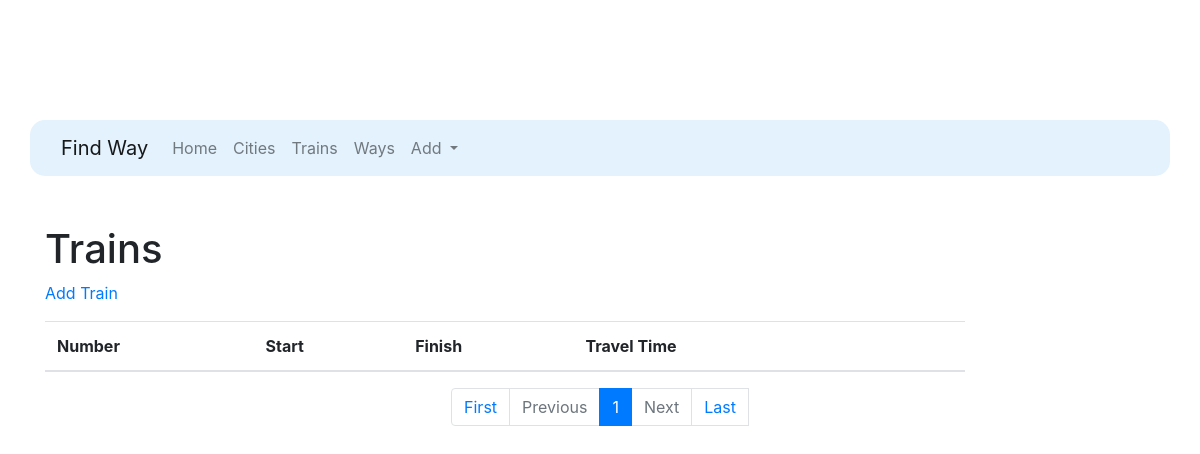
The page /trains/ on the database as committed earlier.
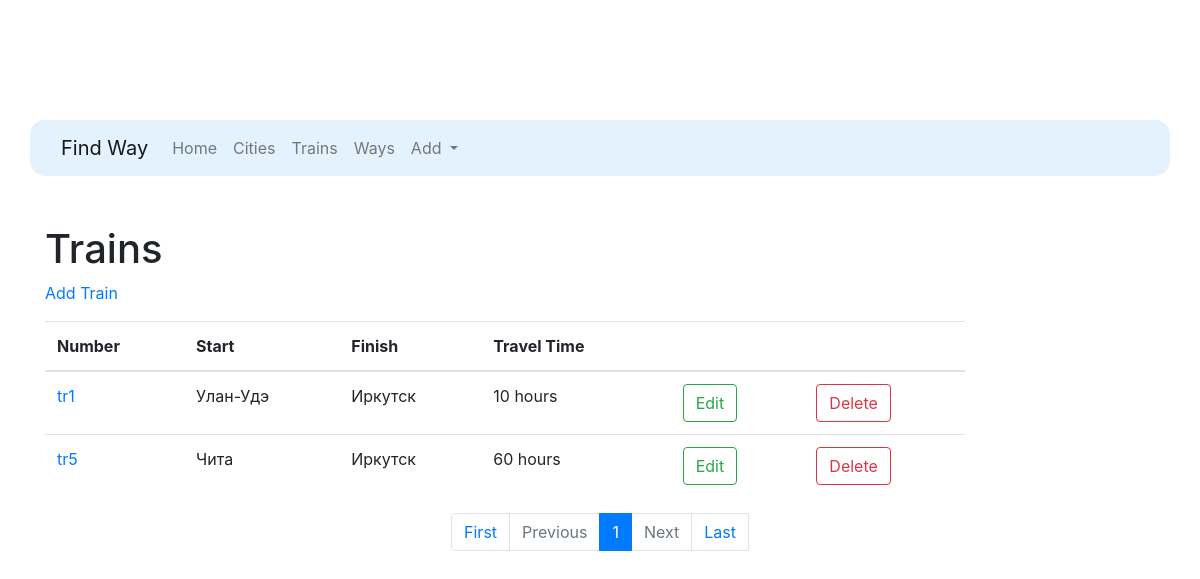
The same page on the database as committed later.
### trains/models.py (models this page shows, shortened)
class Train(models.Model):
    name = models.CharField(max_length=50, unique=True, verbose_name="Train number")
    travel_time = models.PositiveIntegerField(verbose_name="Travel time")
    start_city = models.ForeignKey(City, on_delete=models.CASCADE, related_name='start_city_set', verbose_name='Start')
    finish_city = models.ForeignKey(City, on_delete=models.CASCADE, related_name='finish_city_set',
                                    verbose_name='Finish')
    class Meta:
        verbose_name = 'Train'
        verbose_name_plural = 'Trains'
        ordering = ['travel_time']

### find_way/models.py (models this page shows, shortened)
class City(models.Model):
    name = models.CharField(max_length=70, unique=True, verbose_name="City")
    def __str__(self):
        return self.name
    class Meta:
        verbose_name = "City"
        verbose_name_plural = "Cities"
        ordering = ['name']

### trains/views.py (the view)
# urls.py: path('trains/', TrainListView.as_view(), name="trains"),
class TrainListView(ListView):
    paginate_by = 100
    model = Train
    template_name = 'trains/trains.html'

### templates/trains/trains.html (shortened to what this page needs)
{% extends 'base.html' %}
{% block content %}
    <h1>Trains</h1>
    <p>
        <a href="{% url 'createtr' %}">Add Train</a>
    </p>
    <div class="row">
        <div class="div col-md-10">
            <table class="table table">
                <thead>
                <tr>
                    <th scope="col">Number</th>
                    <th scope="col">Start</th>
                    <th scope="col">Finish</th>
                    <th scope="col">Travel Time</th>
                    <th scope="col"></th>
                    <th scope="col"></th>
                </tr>
                </thead>
                {% for object in page_obj %}
                    <tr>
                        <td>
                            <a href="{% url 'detailtr' pk=object.pk %}">{{ object.name }}</a>
                        </td>
                        <td>
                            {{ object.start_city }}
                        </td>
                        <td>
                            {{ object.finish_city }}
                        </td>
                        <td>
                            {{ object.travel_time }} hours
                        </td>
                        <td>
                            <a href="{% url 'updatetr' pk=object.pk %}">
                                <button class="btn btn-outline-success" type="submit"
                                        style="height: 5%; margin-left: 5px">Edit
                                </button>
                            </a>
                        </td>
                        <td>
                            <a href="{% url 'deletetr' pk=object.pk %}">
                                <button class="btn btn-outline-danger" type="submit"
                                        style="height: 5%; margin-left: 5px">Delete
                                </button>
                            </a>
                        </td>
                    </tr>
                {% endfor %}
            </table>
        </div>
    </div>
    <nav aria-label="Page navigation example">
        <ul class="pagination justify-content-center">
            <li class="page-item">
                <a class="page-link" href="?page=1">First</a>
            </li>
            {% if page_obj.has_previous %}
                <li class="page-item">
                    <a class="page-link" href="?page={{ page_obj.previous_page_number }}">Previous</a>
                </li>
            {% else %}
                <li class="page-item disabled">
                    <a class="page-link" href="#" tabindex="-1" aria-disabled="true">Previous</a>
                </li>
            {% endif %}
            {% for i in page_obj.paginator.page_range %}
                {% if page_obj.number == i %}
                    <li class="page-item active" aria-current="page">
              <span class="page-link">
                {{ i }}
              </span>
                    </li>
                {% elif i > page_obj.number|add:'-5' and i < page_obj.number|add:'5' %}
                    <li class="page-item"><a class="page-link" href="?page={{ i }}">{{ i }}</a></li>
                {% endif %}
            {% endfor %}
            {% if page_obj.has_next %}
                <li class="page-item">
                    <a class="page-link" href="?page={{ page_obj.next_page_number }}">Next</a>
                </li>
            {% else %}
                <li class="page-item disabled">
                    <a class="page-link" href="#" tabindex="-1" aria-disabled="true">Next</a>
                </li>
            {% endif %}
                <li>
                    <a class="page-link" href="?page={{ page_obj.paginator.num_pages }}">Last</a>
                </li>
        </ul>
    </nav>
{% endblock %}

Rows that differ between the two databases and show on the page:
added Train: name "tr1", start_city "Улан-Удэ", finish_city "Иркутск", travel_time "10"
added Train: name "tr5", start_city "Чита", finish_city "Иркутск", travel_time "60"
